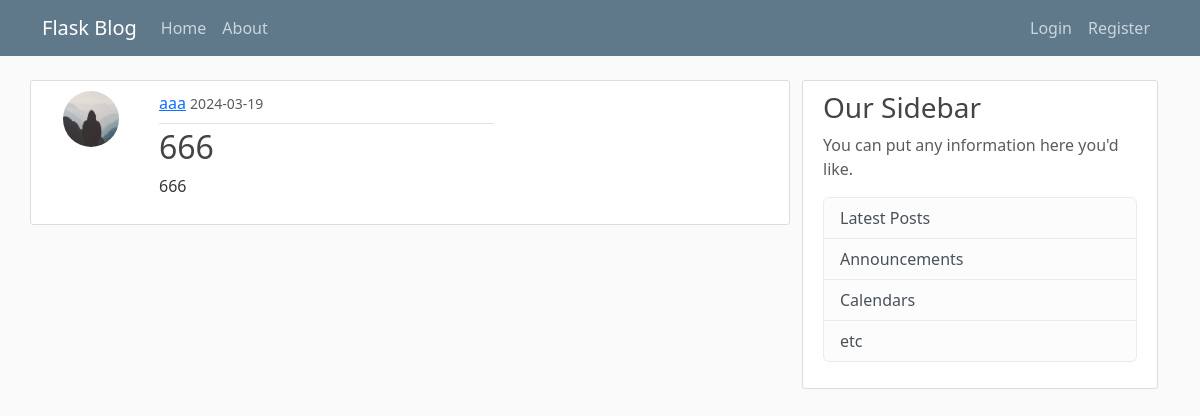
The app's page /post/19 with its own data.
### flaskblog/models.py (models this page shows, shortened)
class User(db.Model, UserMixin):
    id = db.Column(db.Integer, primary_key=True)
    username = db.Column(db.String(20), unique=True, nullable=False)
    email = db.Column(db.String(120), unique=True, nullable=False)
    image_file = db.Column(db.String(20), nullable=False, default="default.jpg")
    password = db.Column(db.String(60), nullable=False)
    posts = db.relationship("Post", backref="author", lazy=True)

class Post(db.Model):
    id = db.Column(db.Integer, primary_key=True)
    title = db.Column(db.String(100), nullable=False)
    date_posted = db.Column(db.DateTime, nullable=False, default=datetime.now)
    content = db.Column(db.Text, nullable=False)
    user_id = db.Column(db.Integer, db.ForeignKey('user.id'), nullable=False)

### flaskblog/routes.py (the view)
@app.route("/post/<int:post_id>")
def post(post_id):
    post = Post.query.get_or_404(post_id)
    return render_template("post.html", title=post.title, post=post)

### flaskblog/templates/post.html (shortened to what this page needs)
{% extends "layout.html" %}
{% block content %}
  <article class="media content-section row">
    <img class="rounded-circle article-img h-100 col-sm-6" src="{{ url_for('static', filename='profile_pics/' + post.author.image_file) }}"/>
    <div class="media-body col-sm-6">
      <div class="article-metadata pb-2">
        <a class="mr-2" href="{{ url_for('user_posts', username=post.author.username) }}">{{ post.author.username }}</a>
        <small class="text-muted">{{ post.date_posted.strftime("%Y-%m-%d") }}</small>
      </div>
      <h2 class="article-title">{{ post.title }}</h2>
      <p class="article-content">{{ post.content }}</p>
    </div>
  </article>
{% endblock content %}

### flaskblog/static/main.css (style rules this page uses)
body { background: #fafafa; color: #333333; margin-top: 5rem; }
h1, h2, h3, h4, h5, h6 { color: #444444; }
.content-section { background: #ffffff; padding: 10px 20px; border: 1px solid #dddddd; border-radius: 3px; margin-bottom: 20px; }
.article-title { color: #444444; }
.article-content { white-space: pre-line; }
.article-img { height: 80px; width: 80px; margin-right: 16px; }
.article-metadata { padding-bottom: 1px; margin-bottom: 4px; border-bottom: 1px solid #e3e3e3 }

### records on screen
User: image_file (picture), author.username "aaa"
Post: date_posted "2024-03-19", title "666", content "666"
